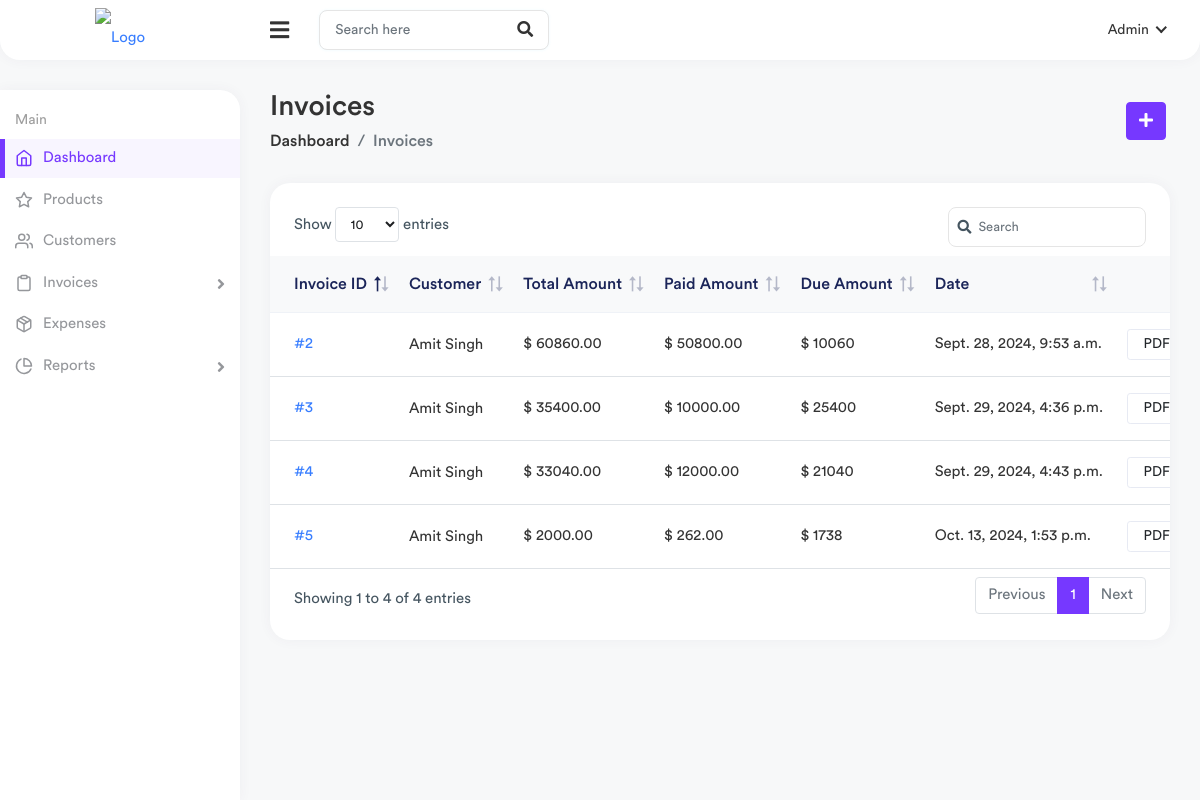
Page /billing/invoices/ (signed in) on the earlier database version.
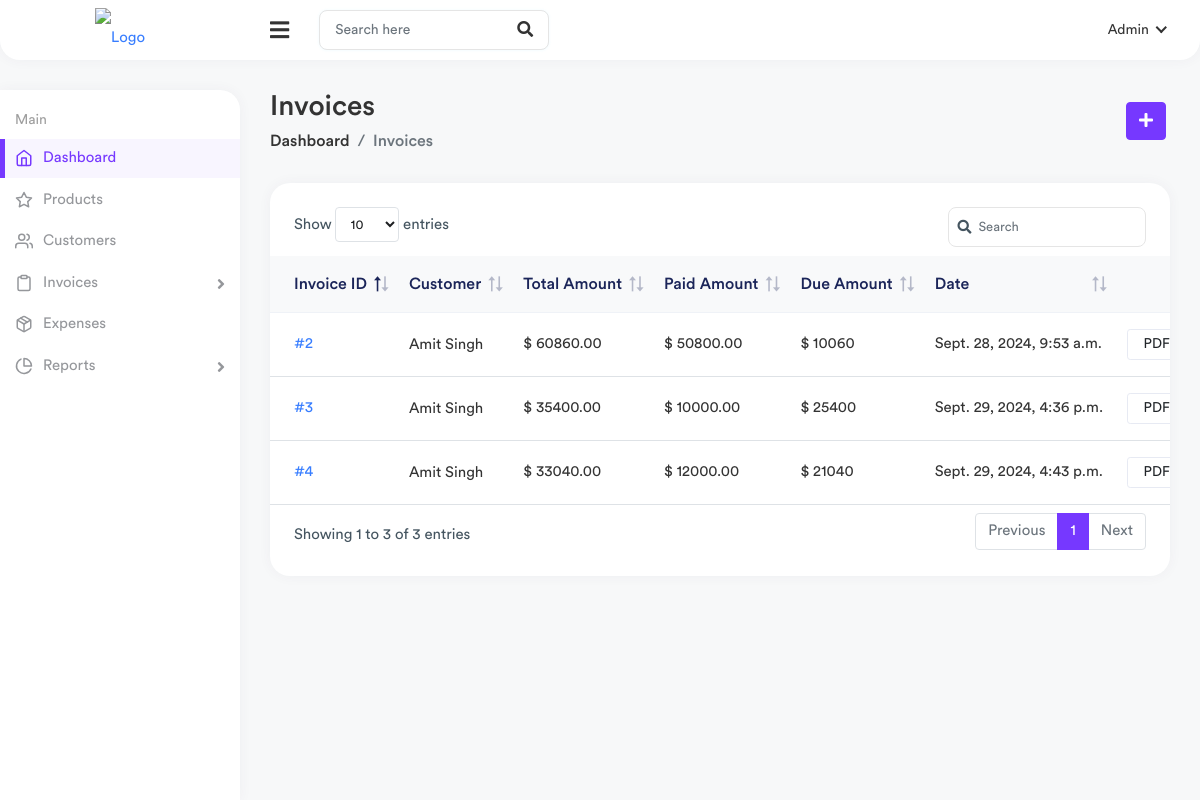
Same page on the later database version.
### billing/models.py (models this page shows, shortened)
class Invoice(models.Model):
    customer = models.ForeignKey(Customer, on_delete=models.CASCADE,null=True)
    date = models.DateField(auto_now_add=True)
    total_amount = models.DecimalField(max_digits=10, decimal_places=2, default=0)
    total_sgst=models.DecimalField(max_digits=10, decimal_places=2, default=0)
    total_cgst=models.DecimalField(max_digits=10, decimal_places=2, default=0)
    paid_amount = models.DecimalField(max_digits=10, decimal_places=2, default=0)
    created_date = models.DateTimeField(default=timezone.now)  # Use default
    modified_date = models.DateTimeField(auto_now=True)

class Customer(models.Model):
    customer_name=models.CharField(max_length=255)
    mobile_number=models.CharField(max_length=50)
    gst_no = models.CharField(max_length=250, blank=True)
    address = models.CharField(max_length=250, blank=True)
    created_date = models.DateTimeField(default=timezone.now)  # Use default
    modified_date = models.DateTimeField(auto_now=True)

### billing/views.py (the view)
# urls.py: path('invoices/', views.invoice_list, name='invoice_list'),
@login_required(login_url="login")
def invoice_list(request):
    invoices = Invoice.objects.annotate(
        due_amount=F('total_amount') - F('paid_amount')  # Calculate due amount dynamically
    )
    invoices_with_due = invoices.filter(due_amount__gt=0)
    context = {
        "invoices": invoices_with_due,  # Pass only invoices with a due amount > 0
    }
    return render(request, 'billing/Invoices.html', context)

### templates/billing/Invoices.html (shortened to what this page needs)
{% extends 'base.html' %} {% load static %} {% block content %}
<div class="page-wrapper">
  <div class="content container-fluid">
    <div class="page-header">
      <div class="row align-items-center">
        <div class="col">
          <h3 class="page-title">Invoices</h3>
          <ul class="breadcrumb">
            <li class="breadcrumb-item"><a href="{% url 'home' %}">Dashboard</a></li>
            <li class="breadcrumb-item active">Invoices</li>
          </ul>
        </div>
        <div class="col-auto">
          <a href="{% url 'add_invoice' %}" class="btn btn-primary me-1">
            <i class="fas fa-plus"></i>
          </a>
        </div>
      </div>
    </div>
    <div class="row">
      <div class="col-sm-12">
        <div class="card card-table">
          <div class="card-body">
            <div class="table-responsive">
              <table class="table table-center table-hover datatable">
                <thead class="thead-light">
                  <tr>
                    <th>Invoice ID</th>
                    <th>Customer</th>
                    <th>Total Amount</th>
                    <th>Paid Amount</th>
                    <th>Due Amount</th>
                    <th>Date</th>
                    <th class="text-end">Action</th>
                  </tr>
                </thead>
                <tbody>
                  {% for  bills in  invoices %}
                  <tr>
                    <td><a href="{% url 'get_invoice' bills.id %}">#{{bills.id}}</a></td>
                    <td>
                      <h2 class="table-avatar">
                        <a href="{% url 'get_invoice' bills.id %}"
                          >
                          {{bills.customer.customer_name}}
                          </a
                        >
                      </h2>
                    </td>
                    <td>$                         {{bills.total_amount}}
                    </td>
                    <td>$                         {{bills.paid_amount}}
                    </td>
                    <td>$                         {{bills.due_amount}}
                    </td>
                    <td>{{bills.created_date}}</td>
                    <td class="text-end">
                      <a
                        class="btn btn-sm btn-white me-2"
                        href="{% url 'add_payment' bills.id %}"
                      >
                         PDF
                      </a>
                    </td>
                  </tr>
                  {% endfor %}
                </tbody>
              </table>
            </div>
          </div>
        </div>
      </div>
    </div>
  </div>
</div>
{% endblock content %}

Differences in the rows shown:
no longer on this page (row edited): Invoice: id "5", customer.customer_name "Amit Singh", total_amount "2000.00", paid_amount "262.00", due_amount "1738", created_date "Oct. 13, 2024, 1:53 p.m."
Other differences:
text written by a page script: "Show entries Showing 1 to 4 of 4 entries Previous 1 Next" → "Show entries Showing 1 to 3 of 3 entries Previous 1 Next"
